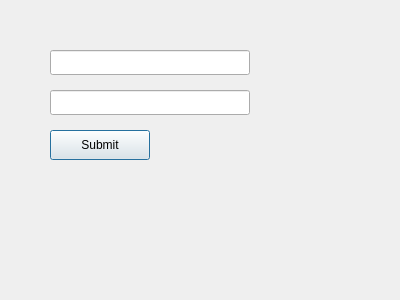
<?xml version='1.0' encoding='utf-8'?>
<ui version="4.0">
  <!-- Generated for PYSIDE6 -->
  <class>TabOrderTest</class>
  <widget class="QDialog" name="TabOrderTest">
    <property name="geometry">
      <rect>
        <x>0</x>
        <y>0</y>
        <width>400</width>
        <height>300</height>
      </rect>
    </property>
    <property name="windowTitle">
      <string>TabOrderTest</string>
    </property>
    <widget class="QLineEdit" name="field1">
      <property name="geometry">
        <rect>
          <x>50</x>
          <y>50</y>
          <width>200</width>
          <height>25</height>
        </rect>
      </property>
    </widget>
    <widget class="QLineEdit" name="field2">
      <property name="geometry">
        <rect>
          <x>50</x>
          <y>90</y>
          <width>200</width>
          <height>25</height>
        </rect>
      </property>
    </widget>
    <widget class="QPushButton" name="submitBtn">
      <property name="text">
        <string>Submit</string>
      </property>
      <property name="geometry">
        <rect>
          <x>50</x>
          <y>130</y>
          <width>100</width>
          <height>30</height>
        </rect>
      </property>
    </widget>
  </widget>
  <tabstops>
    <tabstop>field1</tabstop>
    <tabstop>field2</tabstop>
    <tabstop>submitBtn</tabstop>
  </tabstops>
</ui>
